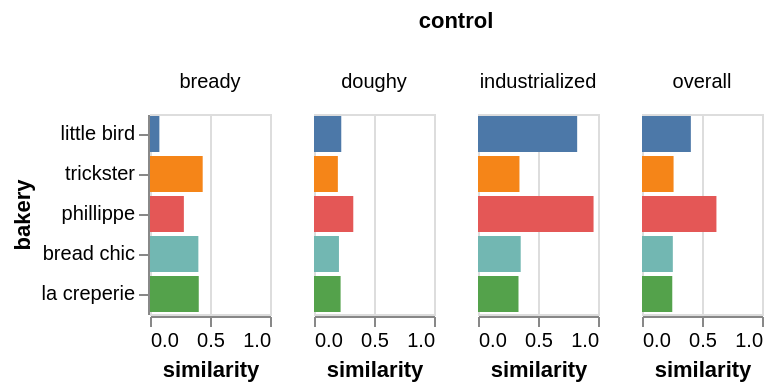

Here is the notebook cell this chart was saved with:
### Code cell
alt.Chart(
    results.loc[
        ["trickster", "bread chic", "phillippe", "la creperie", "little bird"]
    ].reset_index(names='bakery').melt(
        id_vars=['bakery'], var_name='control', value_name='similarity'
    )
).mark_bar().encode(
    y=alt.Y('bakery', sort=plot_order),
    x=alt.X('similarity').scale(domain=[0, 1]),
    color=alt.Color('bakery', legend=None, sort=plot_order),
    column='control'
).properties(width=60, height=100)

### Figure 1 — Vega-Lite specification as saved in the notebook (floating-point values rounded to 4 significant figures)
{"config": {"view": {"continuousWidth": 300, "continuousHeight": 300}}, "data": {"name": "data-692ac83d26182fe63419333a48712d13"}, "mark": {"type": "bar"}, "encoding": {"color": {"field": "bakery", "legend": null, "sort": ["bread", "lamar - regular", "lamar - cake", "king soopers", "little bird", "trickster", "phillippe", "bread chic", "la creperie"], "type": "nominal"}, "column": {"field": "control", "type": "nominal"}, "x": {"field": "similarity", "scale": {"domain": [0, 1]}, "type": "quantitative"}, "y": {"field": "bakery", "sort": ["bread", "lamar - regular", "lamar - cake", "king soopers", "little bird", "trickster", "phillippe", "bread chic", "la creperie"], "type": "nominal"}}, "height": 100, "width": 60, "$schema": "https://vega.github.io/schema/vega-lite/v6.4.1.json", "datasets": {"data-692ac83d26182fe63419333a48712d13": [{"bakery": "trickster", "control": "doughy", "similarity": 0.1988}, {"bakery": "bread chic", "control": "doughy", "similarity": 0.208}, {"bakery": "phillippe", "control": "doughy", "similarity": 0.3274}, {"bakery": "la creperie", "control": "doughy", "similarity": 0.2217}, {"bakery": "little bird", "control": "doughy", "similarity": 0.2272}, {"bakery": "trickster", "control": "bready", "similarity": 0.439}, {"bakery": "bread chic", "control": "bready", "similarity": 0.403}, {"bakery": "phillippe", "control": "bready", "similarity": 0.2822}, {"bakery": "la creperie", "control": "bready", "similarity": 0.4063}, {"bakery": "little bird", "control": "bready", "similarity": 0.07817}, {"bakery": "trickster", "control": "industrialized", "similarity": 0.3455}, {"bakery": "bread chic", "control": "industrialized", "similarity": 0.3559}, {"bakery": "phillippe", "control": "industrialized", "similarity": 0.963}, {"bakery": "la creperie", "control": "industrialized", "similarity": 0.3374}, {"bakery": "little bird", "control": "industrialized", "similarity": 0.8265}, {"bakery": "trickster", "control": "overall", "similarity": 0.2631}, {"bakery": "bread chic", "control": "overall", "similarity": 0.2569}, {"bakery": "phillippe", "control": "overall", "similarity": 0.6203}, {"bakery": "la creperie", "control": "overall", "similarity": 0.2523}, {"bakery": "little bird", "control": "overall", "similarity": 0.4072}]}}
